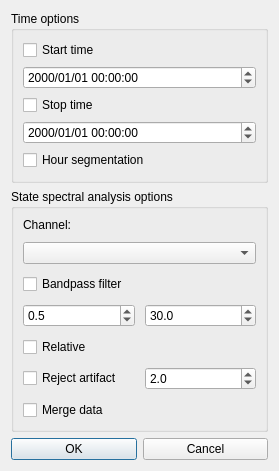
<?xml version="1.0" encoding="UTF-8"?>
<ui version="4.0">
 <class>StateSpectralDialog</class>
 <widget class="QDialog" name="StateSpectralDialog">
  <property name="geometry">
   <rect>
    <x>0</x>
    <y>0</y>
    <width>279</width>
    <height>471</height>
   </rect>
  </property>
  <property name="windowTitle">
   <string>Dialog</string>
  </property>
  <property name="windowIcon">
   <iconset resource="../resources/misleep.qrc">
    <normaloff>:/logo/logo.png</normaloff>:/logo/logo.png</iconset>
  </property>
  <layout class="QGridLayout" name="gridLayout_2">
   <item row="2" column="0">
    <widget class="QPushButton" name="OKBt">
     <property name="text">
      <string>OK</string>
     </property>
    </widget>
   </item>
   <item row="1" column="0" colspan="2">
    <widget class="QGroupBox" name="groupBox">
     <property name="title">
      <string>State spectral analysis options</string>
     </property>
     <layout class="QGridLayout" name="gridLayout">
      <property name="spacing">
       <number>10</number>
      </property>
      <item row="0" column="0">
       <widget class="QLabel" name="label">
        <property name="text">
         <string>Channel:</string>
        </property>
       </widget>
      </item>
      <item row="5" column="1">
       <widget class="QDoubleSpinBox" name="BPHigh">
        <property name="decimals">
         <number>1</number>
        </property>
        <property name="maximum">
         <double>10000.000000000000000</double>
        </property>
        <property name="singleStep">
         <double>0.100000000000000</double>
        </property>
        <property name="value">
         <double>30.000000000000000</double>
        </property>
       </widget>
      </item>
      <item row="4" column="0">
       <widget class="QCheckBox" name="BPFilterCheckBox">
        <property name="text">
         <string>Bandpass filter</string>
        </property>
       </widget>
      </item>
      <item row="1" column="0" colspan="2">
       <widget class="QComboBox" name="ChannelSelector"/>
      </item>
      <item row="5" column="0">
       <widget class="QDoubleSpinBox" name="BPLow">
        <property name="decimals">
         <number>1</number>
        </property>
        <property name="maximum">
         <double>100000.000000000000000</double>
        </property>
        <property name="singleStep">
         <double>0.100000000000000</double>
        </property>
        <property name="value">
         <double>0.500000000000000</double>
        </property>
       </widget>
      </item>
      <item row="7" column="0">
       <widget class="QCheckBox" name="RejectArtifactCheckBox">
        <property name="text">
         <string>Reject artifact</string>
        </property>
       </widget>
      </item>
      <item row="6" column="0">
       <widget class="QCheckBox" name="RelativeCheckBox">
        <property name="text">
         <string>Relative</string>
        </property>
       </widget>
      </item>
      <item row="8" column="0">
       <widget class="QCheckBox" name="MergeDataCheckBox">
        <property name="text">
         <string>Merge data</string>
        </property>
       </widget>
      </item>
      <item row="7" column="1">
       <widget class="QDoubleSpinBox" name="ArtThresholdSpinBox">
        <property name="decimals">
         <number>1</number>
        </property>
        <property name="value">
         <double>2.000000000000000</double>
        </property>
       </widget>
      </item>
     </layout>
    </widget>
   </item>
   <item row="2" column="1">
    <widget class="QPushButton" name="CancelBt">
     <property name="text">
      <string>Cancel</string>
     </property>
    </widget>
   </item>
   <item row="0" column="0" colspan="2">
    <widget class="QGroupBox" name="groupBox_2">
     <property name="title">
      <string>Time options</string>
     </property>
     <layout class="QGridLayout" name="gridLayout_3">
      <item row="2" column="0">
       <widget class="QCheckBox" name="EndTimeCheckBox">
        <property name="text">
         <string>Stop time</string>
        </property>
       </widget>
      </item>
      <item row="0" column="0">
       <widget class="QCheckBox" name="StartTimeCheckBox">
        <property name="text">
         <string>Start time</string>
        </property>
       </widget>
      </item>
      <item row="1" column="0">
       <widget class="QDateTimeEdit" name="StartTimeEditor">
        <property name="displayFormat">
         <string>yyyy/MM/dd HH:mm:ss</string>
        </property>
       </widget>
      </item>
      <item row="3" column="0">
       <widget class="QDateTimeEdit" name="EndTimeEditor">
        <property name="displayFormat">
         <string>yyyy/MM/dd HH:mm:ss</string>
        </property>
       </widget>
      </item>
      <item row="4" column="0">
       <widget class="QCheckBox" name="HourSegmentCheckBox">
        <property name="text">
         <string>Hour segmentation</string>
        </property>
       </widget>
      </item>
     </layout>
    </widget>
   </item>
  </layout>
 </widget>
 <resources>
  <include location="../resources/misleep.qrc"/>
 </resources>
 <connections/>
</ui>
